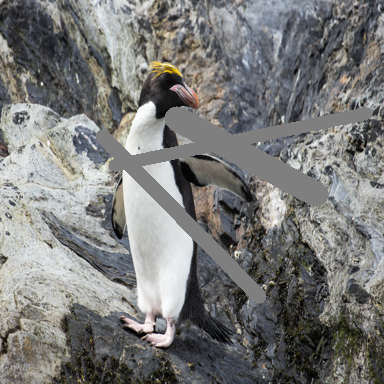
#> input picture train_data/realistic_nature_100/incomplete_HR_randomLines/0.png, 384 x 384 px, given as the content of the folder train_data/realistic_nature_100/train_HR/, which was not available
$ jupyter execute preprocces_dataset.ipynb
#> lines starting #> are read from the running program, lines starting #| are printed output that depends on the picture; after the words box and inside, x2 and y2 are one past the last pixel; in counts of white or black regions, pixels touching at a corner belong together; pictures that were not available may be replaced by others from this repository, and a replacement may not be noted
[cell 1]
import numpy as np
from matplotlib import pyplot as plt
import cv2
from PIL import Image
import os

[cell 2]
def create_incomplete_img_randomLines(img, mask_size_range_ratio=(0.01,0.08), mask_greyscale_value = 0.5):

    ## Prepare masking matrix

    mask = np.full(img.shape, 1, np.float32) ## White background

    n , m , d = img.shape
    size = np.min((n, m))
    min_ratio , max_ratio = mask_size_range_ratio
    for _ in range(np.random.randint(1, 10)):

        # Get random x locations to start line

        x1 , x2 = np.random.randint(1, n), np.random.randint(1, n)

        # Get random y locations to start line

        y1, y2 = np.random.randint(1, m), np.random.randint(1, m)

        # Get random thickness of the line drawn

        thickness = np.random.randint(int(size*min_ratio), int(size*max_ratio))

        # Draw black line on the white mask

        cv2.line(mask,(x1,y1),(x2,y2),(0,0,0),thickness)

    ## Mask the image

    masked_image = img.copy()

    masked_image[mask==0] = mask_greyscale_value

    return masked_image, mask

def create_incomplete_img(img,mask_size_range_ratio=(0.2,0.3), mask_greyscale_value = 0.5):

    n, m, d= img.shape
    mask = np.ones((n, m, d))
    size = np.min((n, m))

    min_ratio , max_ratio = mask_size_range_ratio
    mask_size = np.random.randint(int(size*min_ratio), int(size*max_ratio))
    x = np.random.randint(0, n - mask_size)
    y = np.random.randint(0, m - mask_size)
    mask[x:x+mask_size, y:y+mask_size, :] = 0
    # img = img * mask
    img = np.where(mask == 0, mask_greyscale_value, img)

    return img, mask

def create_incomplete_img_fixed(img,mask_size_ratio = 0.4 , mask_greyscale_value = 0.5):

    n, m, d= img.shape
    mask = np.ones((n, m, d))
    size = np.min((n, m))

    mask_size = int(size*mask_size_ratio)

    x = int((n - mask_size)/2)
    y = int((m - mask_size)/2)
    mask[x:x+mask_size, y:y+mask_size, :] = 0
    # img = img * mask
    img = np.where(mask == 0, mask_greyscale_value, img)

    return img, mask

[cell 3]
HR_path = 'train_data/realistic_nature_100/train_HR/'
type_end = '.png'
HR_imgs_prefix = ''

directory_HR = os.fsencode(HR_path)

files_HR = os.listdir(directory_HR)
files_HR = [os.fsdecode(file) for file in files_HR if os.fsdecode(file).endswith(type_end)
                                                    and os.fsdecode(file).startswith(HR_imgs_prefix)]

files_HR.sort()

for img_file in files_HR:
    img_HR = plt.imread(HR_path+img_file)
#> img_HR is the input picture: shape (384, 384, 3) float32; mean R, G, B 0.479, 0.48, 0.474

    img_incomplete, mask = create_incomplete_img_randomLines(img_HR ,mask_greyscale_value = 0.5)
#> after the loop in create_incomplete_img_randomLines, `for _ in range(np.random.randint(1, 10)):`:
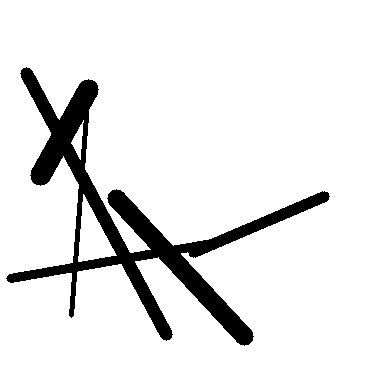
#> mask: shape (384, 384, 3) float32; values 0 (black) and 1 (white), 90.7% white; 1 black region, box (x1, y1, x2, y2) and area: (6, 67, 330, 346) 13699
#> in create_incomplete_img_randomLines, `masked_image[mask==0] = mask_greyscale_value`:
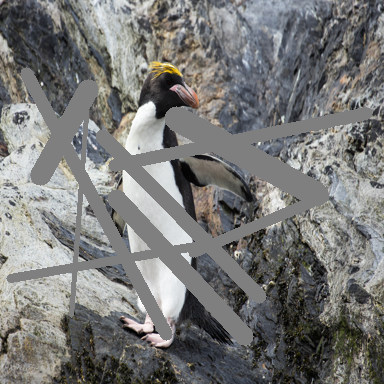
#> masked_image: shape (384, 384, 3) float32; 9.29% of pixels changed, all inside (x1, y1, x2, y2) = (6, 67, 330, 346)
    # img_incomplete, mask= create_incomplete_img(img_HR ,mask_size_range_ratio=(0.2,0.4), mask_greyscale_value = 0.5)
    # img_incomplete, mask= create_incomplete_img_fixed(img_HR,mask_size_ratio=0.4, mask_greyscale_value = 0.5)

    img_incomplete = Image.fromarray((img_incomplete * 255.0).astype(np.uint8))
    img_incomplete.save(f'./train_data/realistic_nature_100/incomplete_HR_randomLines/{img_file}')
    # img_incomplete.save(f'./train_data/realistic_nature_100/incomplete_HR/{img_file}')
    # img_incomplete.save(f'./train_data/realistic_nature_100/incomplete_HR_fixed/{img_file}')


plt.imshow(img_incomplete)
plt.show()

[cell 4]
HR_path = 'test_data/realistic_nature_100/test_HR/'
type_end = '.png'
HR_imgs_prefix = ''

directory_HR = os.fsencode(HR_path)

files_HR = os.listdir(directory_HR)
files_HR = [os.fsdecode(file) for file in files_HR if os.fsdecode(file).endswith(type_end)
                                                    and os.fsdecode(file).startswith(HR_imgs_prefix)]

files_HR.sort()

for img_file in files_HR:
    img_HR = plt.imread(HR_path+img_file)

    img_incomplete, mask = create_incomplete_img_randomLines(img_HR ,mask_greyscale_value = 0.5)
#> call 2 of create_incomplete_img_randomLines, with mask_size_range_ratio = (0.01, 0.08), mask_greyscale_value = 0.5
#> after the loop in create_incomplete_img_randomLines (call 2), `for _ in range(np.random.randint(1, 10)):`:
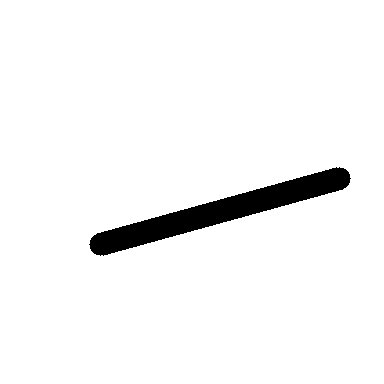
#> mask: shape (384, 384, 3) float32; values 0 (black) and 1 (white), 95.9% white; 1 black region, box (x1, y1, x2, y2) and area: (89, 167, 351, 256) 6090
#> in create_incomplete_img_randomLines (call 2), `masked_image[mask==0] = mask_greyscale_value`:
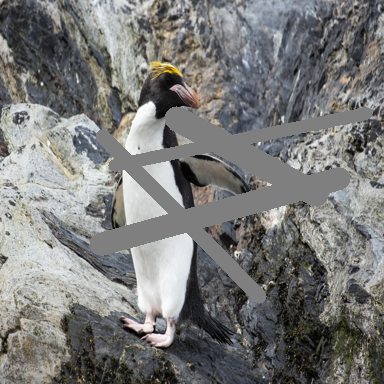
#> masked_image: shape (384, 384, 3) float32; 4.13% of pixels changed, all inside (x1, y1, x2, y2) = (89, 167, 351, 256)
    # img_incomplete, mask= create_incomplete_img(img_HR ,mask_size_range_ratio=(0.2,0.4), mask_greyscale_value = 0.5)
    # img_incomplete, mask= create_incomplete_img_fixed(img_HR,mask_size_ratio=0.4, mask_greyscale_value = 0.5)

    img_incomplete = Image.fromarray((img_incomplete * 255.0).astype(np.uint8))
    img_incomplete.save(f'./test_data/realistic_nature_100/incomplete_HR_randomLines/{img_file}')
    # img_incomplete.save(f'./test_data/realistic_nature_100/incomplete_HR/{img_file}')
    # img_incomplete.save(f'./test_data/realistic_nature_100/incomplete_HR_fixed/{img_file}')


plt.imshow(img_incomplete)
plt.show()

$ run again, on train_data/realistic_nature_100/incomplete_HR_randomLines/16.png
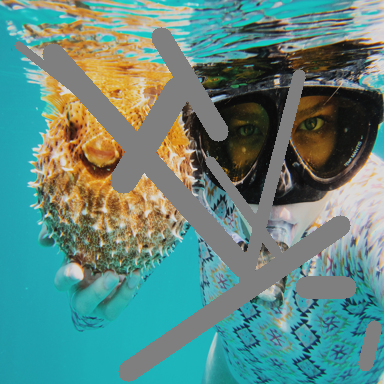
#> input picture train_data/realistic_nature_100/incomplete_HR_randomLines/16.png, 384 x 384 px, given as the content of the folder train_data/realistic_nature_100/train_HR/, which was not available
#> img_HR is the input picture: shape (384, 384, 3) float32; mean R, G, B 0.372, 0.534, 0.502
#> in create_incomplete_img_randomLines, `masked_image[mask==0] = mask_greyscale_value`:
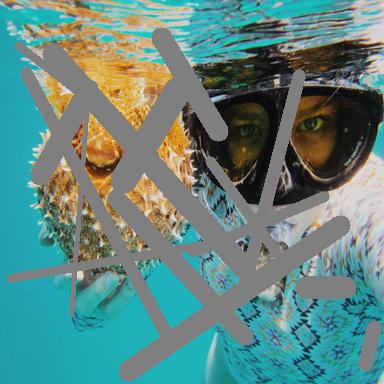
#> masked_image: shape (384, 384, 3) float32; 9.29% of pixels changed, all inside (x1, y1, x2, y2) = (6, 67, 330, 346)
#> in create_incomplete_img_randomLines (call 2), `masked_image[mask==0] = mask_greyscale_value`:
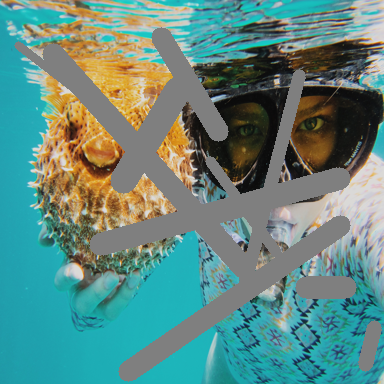
#> masked_image: shape (384, 384, 3) float32; 4.13% of pixels changed, all inside (x1, y1, x2, y2) = (89, 167, 351, 256)

$ run again, on train_data/realistic_nature_100/incomplete_HR_randomLines/17.png
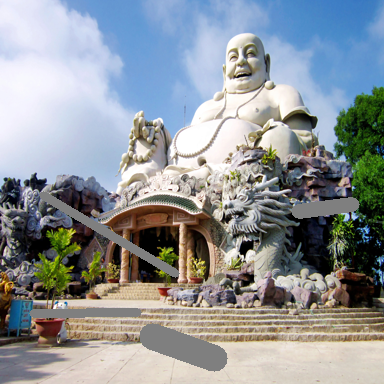
#> input picture train_data/realistic_nature_100/incomplete_HR_randomLines/17.png, 384 x 384 px, given as the content of the folder train_data/realistic_nature_100/train_HR/, which was not available
#> img_HR is the input picture: shape (384, 384, 3) float32; mean R, G, B 0.56, 0.582, 0.598
#> in create_incomplete_img_randomLines, `masked_image[mask==0] = mask_greyscale_value`:
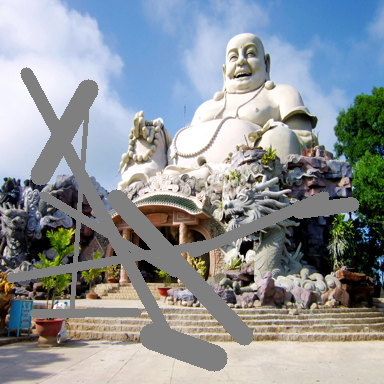
#> masked_image: shape (384, 384, 3) float32; 9.29% of pixels changed, all inside (x1, y1, x2, y2) = (6, 67, 330, 346)
#> in create_incomplete_img_randomLines (call 2), `masked_image[mask==0] = mask_greyscale_value`:
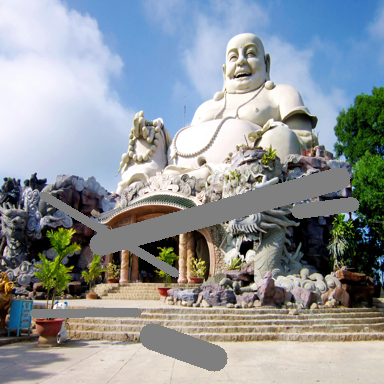
#> masked_image: shape (384, 384, 3) float32; 4.13% of pixels changed, all inside (x1, y1, x2, y2) = (89, 167, 351, 256)

$ run again, on train_data/realistic_nature_100/incomplete_HR_randomLines/18.png
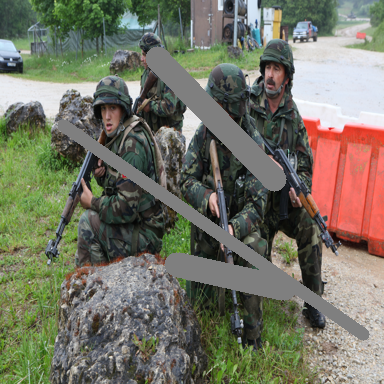
#> input picture train_data/realistic_nature_100/incomplete_HR_randomLines/18.png, 384 x 384 px, given as the content of the folder train_data/realistic_nature_100/train_HR/, which was not available
#> img_HR is the input picture: shape (384, 384, 3) float32; mean R, G, B 0.454, 0.452, 0.392
#> in create_incomplete_img_randomLines, `masked_image[mask==0] = mask_greyscale_value`:
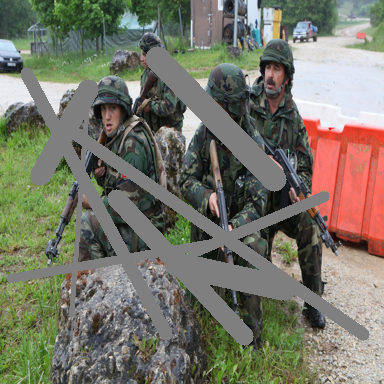
#> masked_image: shape (384, 384, 3) float32; 9.29% of pixels changed, all inside (x1, y1, x2, y2) = (6, 67, 330, 346)
#> in create_incomplete_img_randomLines (call 2), `masked_image[mask==0] = mask_greyscale_value`:
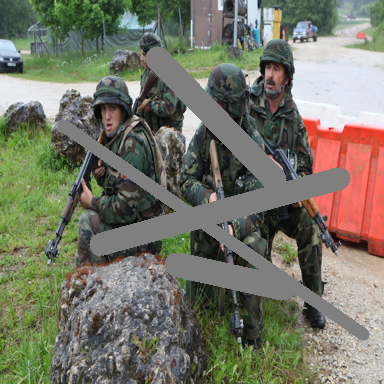
#> masked_image: shape (384, 384, 3) float32; 4.13% of pixels changed, all inside (x1, y1, x2, y2) = (89, 167, 351, 256)
